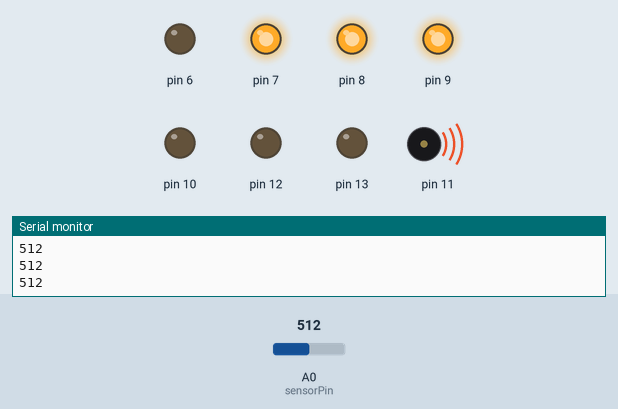
Recording of a sketch running on a simulated Arduino Uno, built with avr-gcc and run on an emulated ATmega328P. Parts: output pins drawn as LEDs (lit = HIGH), buzzer (waves = sounding), the last lines printed to the serial monitor. The test bench sets the inputs (shaded band); at power-on: A0 (sensorPin) = 512.

Above: at 1.2 s.
1.3 s: A0 (sensorPin) set to 492
At 2.2 s:
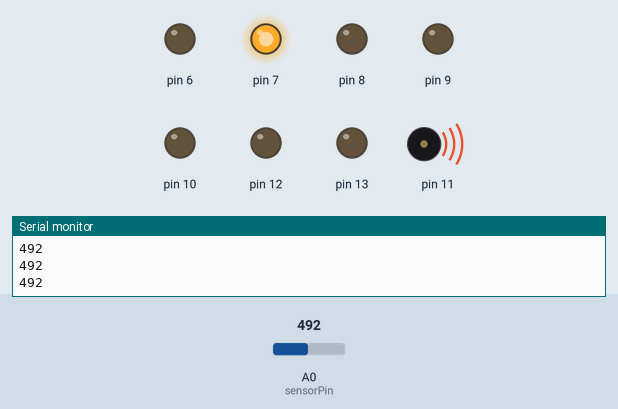
2.8 s: A0 (sensorPin) set to 710
At 3.3 s:
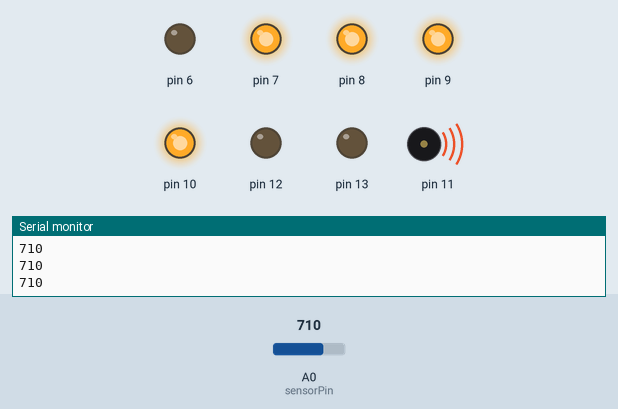
4.3 s: A0 (sensorPin) set to 686
At 5.5 s:
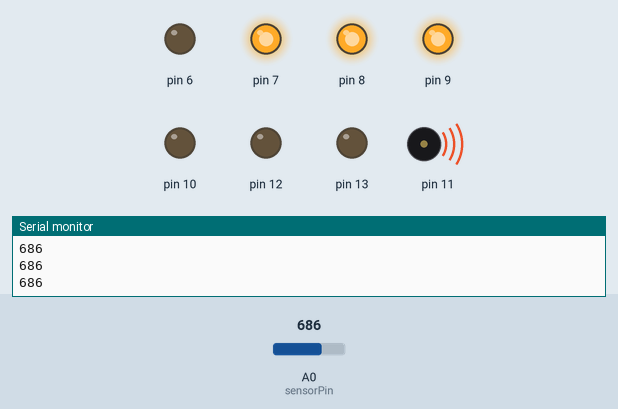
5.8 s: A0 (sensorPin) set to 240
At 6.9 s:
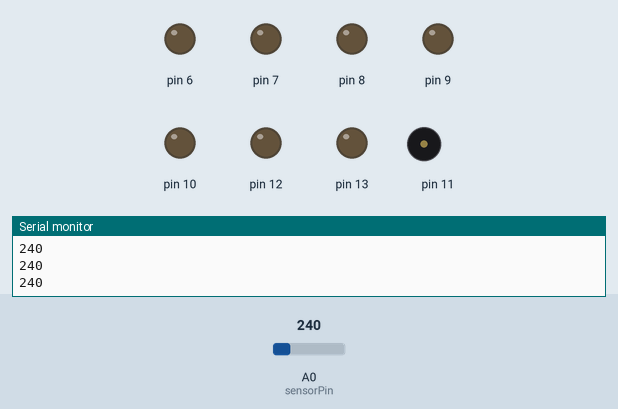
7.3 s: A0 (sensorPin) set to 263
At 8.0 s:
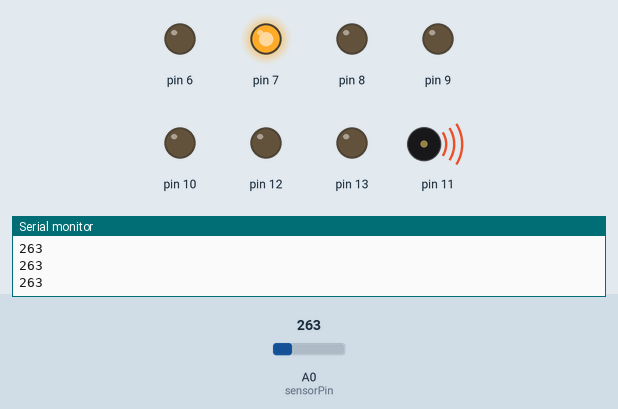
8.8 s: A0 (sensorPin) set to 122
At 9.2 s:
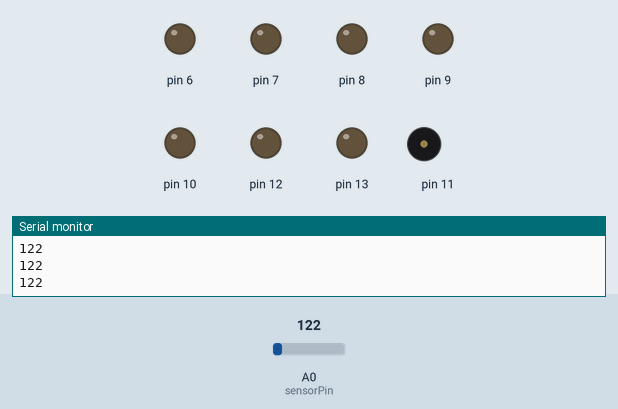
Timing chart, 0 to 11.3 s (numbered marks = the images above; inputs shaded):
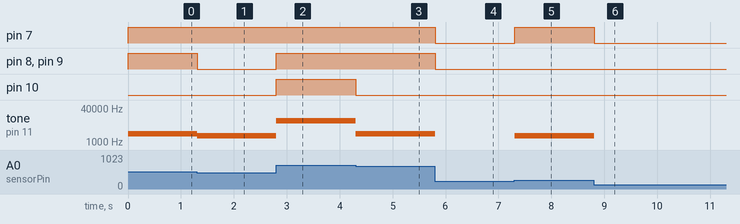

Measured:
- the behaviour switches between 501 and 500 on A0 (sensorPin) (found by bisection; images 0 and 1)
- the behaviour switches between 701 and 700 on A0 (sensorPin) (found by bisection; images 2 and 3)
- the behaviour switches between 250 and 251 on A0 (sensorPin) (found by bisection; images 4 and 5)
- after the input at 1.3 s, pin 8, pin 9: HIGH → LOW at once; tone on pin 11: 2500 Hz → 2000 Hz at once
- after the input at 2.8 s, pin 8–10: LOW → HIGH at once; tone on pin 11: 2000 Hz → 10000 Hz at once
- after the input at 4.3 s, pin 10: HIGH → LOW at once; tone on pin 11: 10000 Hz → 2500 Hz at once
- after the input at 5.8 s, pin 7–9: HIGH → LOW at once; tone on pin 11: 2500 Hz → silent at once
- after the input at 7.3 s, pin 7: LOW → HIGH at once; tone on pin 11: silent → 2000 Hz at once
- after the input at 8.8 s, pin 7: HIGH → LOW at once; tone on pin 11: 2000 Hz → silent at once

The sketch:

SS10_Homework.ino
```cpp
int sensorPin = A0;
int sensorValue = 0;

void setup() {
  // put your setup code here, to run once:
Serial.begin(9600);
pinMode(6,OUTPUT);
pinMode(7,OUTPUT);
pinMode(8,OUTPUT);
pinMode(9,OUTPUT);
pinMode(10,OUTPUT);
pinMode(11, OUTPUT);
pinMode(12,OUTPUT);
pinMode(13,OUTPUT);

}

void loop() {
  // put your main code here, to run repeatedly:
sensorValue = analogRead(sensorPin);
Serial.println(sensorValue);
if(sensorValue>700){
 digitalWrite(7,HIGH);
  digitalWrite(8,HIGH);
  digitalWrite (9,HIGH);
  digitalWrite  (10,HIGH);
  tone(11,10000); //(pin,frequency)
delay(9);
}
else if (sensorValue>500){
  digitalWrite(7,HIGH);
  digitalWrite(8,HIGH);
  digitalWrite(9,HIGH);
  digitalWrite(10,LOW);
  tone(11,2500); //(pin,frequency)
delay(9);
}
else if (sensorValue>250){
digitalWrite(7,HIGH);
digitalWrite(8,LOW);
digitalWrite(9,LOW);
digitalWrite(10,LOW);
tone(11,2000); //(pin,frequency)
delay(9);
}
else {
  digitalWrite(7,LOW);
 digitalWrite(8,LOW);
 digitalWrite(9,LOW);
 digitalWrite(10,LOW);
 tone(11,0); //(pin,frequency)
delay(9);
 }
}
```
